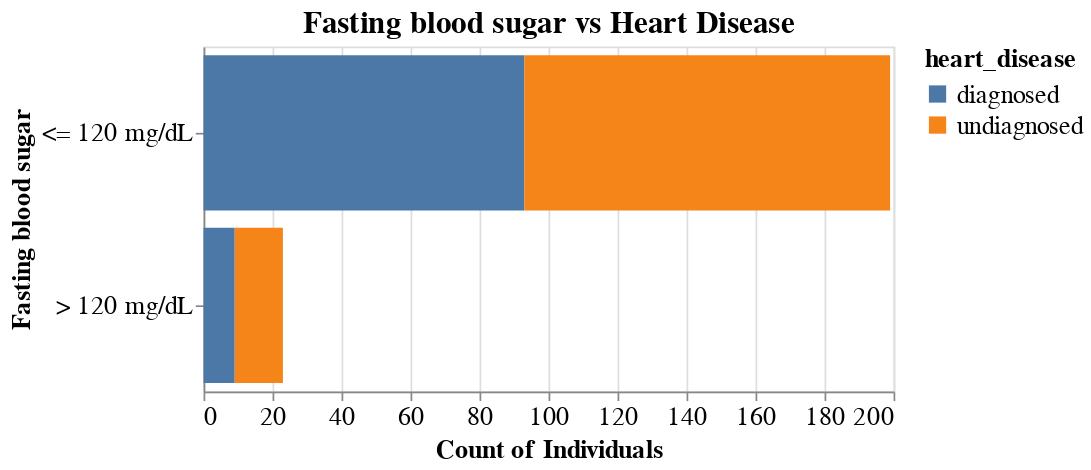

Write notebook code for a chart like this one.
### Markdown cell above
The distribution of the values of serum cholesterol (mg/dL) for diagnosed indivduals and that for undiagnosed individuals are very similar. It seems to be no pattern between heart disease and cholesterol.

### Code cell
# replace the values of fasting_blood_sugar with labels
hd_train["fasting_blood_sugar"] = hd_train["fasting_blood_sugar"].replace({
    True: '> 120 mg/dL',
    False: '<= 120 mg/dL'
})

fasting_blood_sugar_graph = (
    alt.Chart(hd_train, title = "Fasting blood sugar vs Heart Disease")  
    .mark_bar()
    .encode(
        x=alt.X("count()", title= "Count of Individuals"), color="heart_disease",
        y=alt.Y("fasting_blood_sugar", title= "Fasting blood sugar"), 
    ).properties(width=400, height=200)
)
fasting_blood_sugar_graph

### Figure 1 — Vega-Lite specification as saved in the notebook (floating-point values rounded to 4 significant figures; data arrays with more than 128 entries replaced by an {"elided": "..."} marker saying what was removed)
{"config": {"view": {"height": 300, "width": 300}, "title": {"fontSize": 18}, "axisX": {"labelFontSize": 15, "titleFontSize": 15}, "axisY": {"labelFontSize": 15, "titleFontSize": 15}, "legend": {"labelFontSize": 15, "titleFontSize": 15}}, "data": {"name": "data-fb894eb3cb1d1f1913ddab6e6796cf51"}, "mark": "bar", "encoding": {"color": {"field": "heart_disease", "type": "nominal"}, "x": {"aggregate": "count", "title": "Count of Individuals", "type": "quantitative"}, "y": {"field": "fasting_blood_sugar", "title": "Fasting blood sugar", "type": "nominal"}}, "height": 200, "title": "Fasting blood sugar vs Heart Disease", "width": 400, "$schema": "https://vega.github.io/schema/vega-lite/v4.17.0.json", "datasets": {"data-fb894eb3cb1d1f1913ddab6e6796cf51": {"elided": "222 records"}}}
